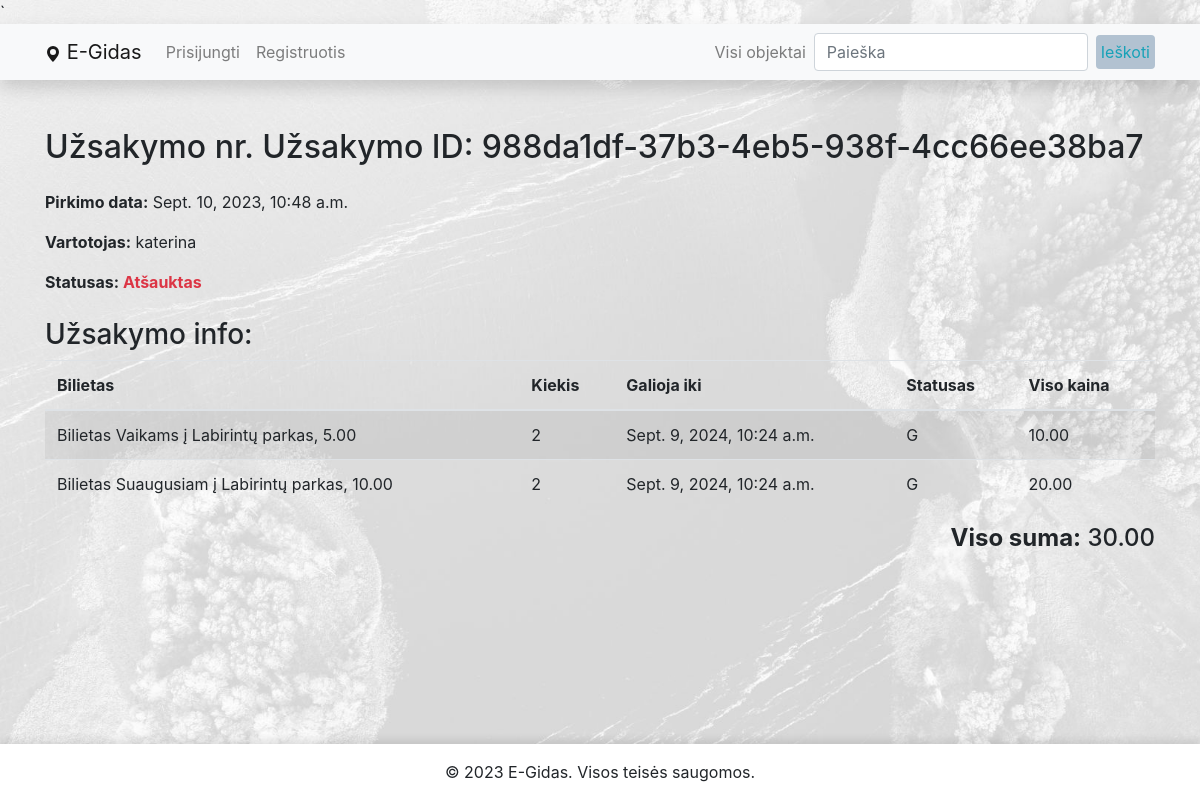
/egidas/uzsakymai/988da1df-37b3-4eb5-938f-4cc66ee38ba7/, run on the app's committed database.
### egidas/models.py (models this page shows, shortened)
class Order(models.Model):
    id = models.UUIDField(primary_key=True, default=uuid.uuid4, editable=False)
    purchase_date = models.DateTimeField('Pirkimo data', auto_now_add=True)
    user = models.ForeignKey(User, related_name='orders', on_delete=models.CASCADE)
    ORDER_STATUS = (
        ('Gautas', 'Gautas'),
        ('Ivykdytas', 'Ivykdytas'),
        ('Atšauktas', 'Atšauktas'),
        ('Laukiama apmokėjimo', 'Laukiama apmokėjimo')
    )
    status = models.CharField(
        max_length=50,
        choices=ORDER_STATUS,
        blank=True,
        default='Gautas',
        help_text='Užsakymo statusas'
    )
    def get_total_sum(self):
        total = 0
        for item in self.order_items.all():
            total += item.get_total_price
        return total
    class Meta:
        ordering = ['purchase_date']
        verbose_name = 'Užsalymas'
        verbose_name_plural = 'užsakymai'

class OrderItem(models.Model):
    id = models.UUIDField(primary_key=True, default=uuid.uuid4, editable=False)
    order = models.ForeignKey(Order, related_name='order_items', on_delete=models.CASCADE, null=True, blank=True)
    ticket = models.ForeignKey(Ticket, related_name='order_items', on_delete=models.CASCADE, null=True,
                               blank=True)
    quantity = models.PositiveIntegerField("Kiekis", default=1)
    due_to = models.DateTimeField('Galojimas iki', default=datetime.now() + timedelta(days=365), null=True, blank=True)
    STATUS = [
        ('G', 'Galiojantis'),
        ('P', 'Panaudotas'),
        ('N', 'Nebegalioja'),
        ('A', 'Atšauktas'),
    ]
    status = models.CharField(
        max_length=1,
        choices=STATUS,
        default='G',
    )
    @property
    def get_total_price(self):
        return self.quantity * self.ticket.price if self.ticket and self.ticket.price else 0
    class Meta:
        ordering = ['due_to']
        verbose_name = 'Užsakymo eilutė'
        verbose_name_plural = 'Užsakymo eilutės'

class Ticket(models.Model):
    place = models.ForeignKey(Place, related_name='tickets', on_delete=models.CASCADE)
    price = models.DecimalField(max_digits=9, decimal_places=2)
    service = models.CharField('Paslaugos pavadinimas', max_length=255, null=True, blank=True)
    TYPE = (
        ('Suaugusiam', 'Suaugusiems'),
        ('Vaikams', 'Vaikams'),
        ('Pens/Neįg', 'Neįgaliems ir pencininkams'),
        ('Bendrinis', 'Bendrinis'),
        ('Anykštėnams', 'Anykštėnams'),
        ('Stud/Moksl', 'Moksleiviams ir studentams')
    )
    type = models.CharField(
        max_length=50,
        choices=TYPE,
        blank=True,
        default='Bendrinis',
        help_text='Bilieto tipas'
    )
    def __str__(self):
        return f"Bilietas {self.type} į {self.place.title}, {self.price}"
    class Meta:
        verbose_name = 'Bilietas'
        verbose_name_plural = 'Bilietai'

class Place(models.Model):
    title = models.CharField('Pavadinimas', max_length=200)
    address = models.CharField("Adresas", max_length=200, null=True, blank=True)
    latitude = models.FloatField("Platuma", null=True, blank=True)
    longitude = models.FloatField("Ilguma", null=True, blank=True)
    description = HTMLField("Apie")
    working_hours = models.CharField('Darbo valandos', max_length=255, null=True, blank=True)
    tel = models.CharField('Telefono numeris', max_length=20)
    website = models.URLField('Svetainė', max_length=200, null=True, blank=True)
    subcategories = models.ManyToManyField(Subcategory, related_name='places', help_text='Priskirkite subkategorijas')
    cover = models.ImageField("Nuotrauka", upload_to="covers", null=True, blank=True)
    class Meta:
        verbose_name = 'Objektas'
        verbose_name_plural = 'Objektai'

### egidas/views.py (the view, shortened to what this page needs)
# urls.py: path('uzsakymai/<uuid:pk>/', views.OrderDetailView.as_view(), name='order-detail'),
class OrderDetailView(generic.DetailView):
    model = Order
    context_object_name = 'order'
    template_name = 'user_order_detail.html'

### egidas/templates/user_order_detail.html
{% extends "base.html" %}
{% block content %}
    <div class="content-section">
        <h2 class="text-left mb-4">Užsakymo nr. Užsakymo ID: {{ order.id }}</h2>
        <p><strong>Pirkimo data:</strong> {{ order.purchase_date }}</p>
        <p><strong>Vartotojas:</strong> {{ order.user }}</p>
        <p>
            <strong>Statusas:
            <span class="{% if order.status == 'Ivykdytas' %}text-success
                        {% elif order.status == 'Gautas' %}text-info
                        {% elif order.status == 'Atšauktas' %}text-danger
                        {% elif order.status == 'Laukiama apmokėjimo' %}text-secondary{% endif %}">
            {{ order.status }}
            </span>
            </strong>
        </p>
        <h3 class="mt-4">Užsakymo info:</h3>
        <table class="table table-striped">
            <thead>
                <tr>
                    <th>Bilietas</th>
                    <th>Kiekis</th>
                    <th>Galioja iki</th>
                    <th>Statusas</th>
                    <th>Viso kaina</th>
                </tr>
            </thead>
            <tbody>
                {% for item in order.order_items.all %}
                    <tr>
                        <td>{{ item.ticket }}</td>
                        <td>{{ item.quantity }}</td>
                        <td>{{ item.due_to }}</td>
                        <td><span class="status-{{ item.status|lower }}">{{ item.status }}</span></td>
                        <td>{{ item.get_total_price }}</td>
                    </tr>
                {% endfor %}
            </tbody>
        </table>
        <h4 class="text-right mb-4"><strong>Viso suma:</strong> {{ order.get_total_sum }}</h4>
    </div>
{% endblock %}

### egidas/static/css/styles.css (style rules this page uses)
body { background-image: url('/static/img/anyksciai.jpg'); background-size: cover; background-attachment: fixed; display: flex; flex-direction: column; min-height: 100vh; }

### data on the page
Order: id "988da1df-37b3-4eb5-938f-4cc66ee38ba7", purchase_date "Sept. 10, 2023, 10:48 a.m.", user "katerina", status "Atšauktas", get_total_sum "30.00"
OrderItem: ticket "Bilietas Vaikams į Labirintų parkas, 5.00", quantity "2", due_to "Sept. 9, 2024, 10:24 a.m.", status "G", get_total_price "10.00"
OrderItem: ticket "Bilietas Suaugusiam į Labirintų parkas, 10.00", quantity "2", due_to "Sept. 9, 2024, 10:24 a.m.", status "G", get_total_price "20.00"
